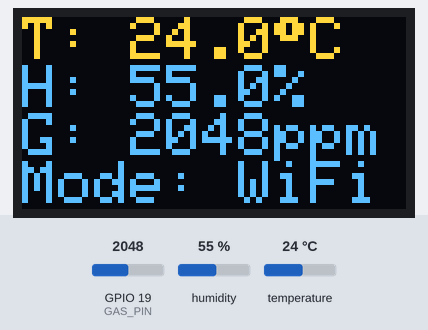
This sketch was run on a simulated ESP32. On the bench: 128×64 one-colour display. Inputs (shaded band) come from the test bench; at power-on: humidity 55 %, GPIO 19 (GAS_PIN) = 2048, temperature 24 °C. The OLED is the two-colour kind (top 16 rows yellow); WiFi joins after 1.5 s; servers stay silent unless stated; uploads are accepted with an empty reply; what the sketch prints to the serial monitor is not drawn.

Above: at 3.7 s.
3.8 s: humidity set to 22 %
At 8.2 s:
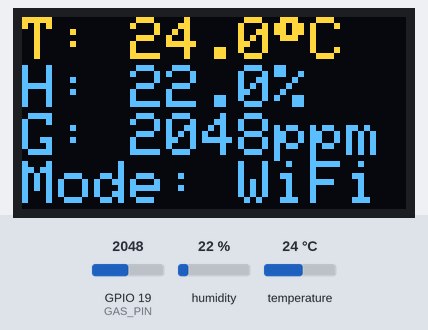
9.6 s: GPIO 19 (GAS_PIN) set to 2866
At 13.5 s:
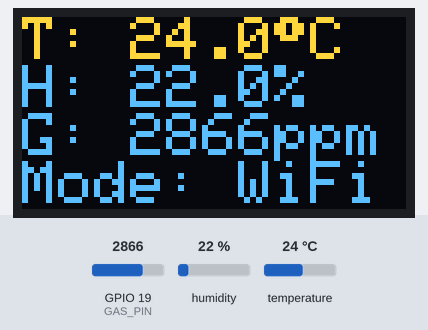
15.4 s: temperature set to 12 °C
At 18.8 s:
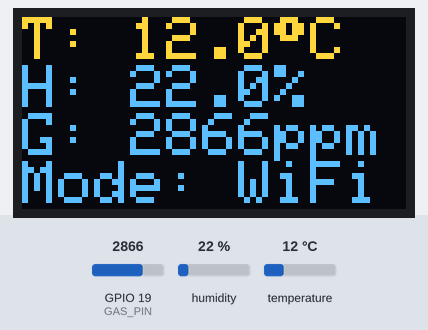
21.2 s: GPIO 19 (GAS_PIN) set to 3603
At 24.1 s:
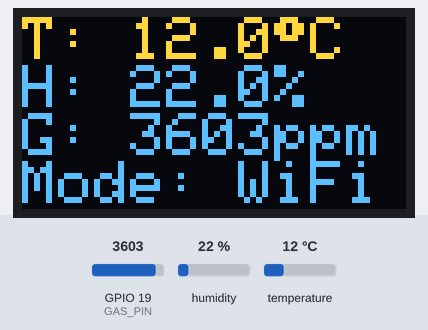
27.0 s: humidity set to 40 %
At 29.4 s:
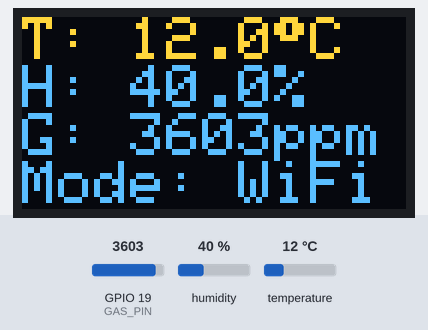
32.8 s: GPIO 19 (GAS_PIN) set to 4095
At 34.7 s:
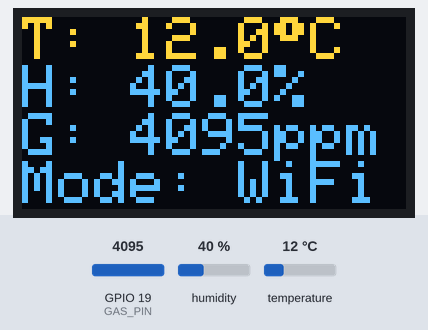
Timing chart, 0 to 36.2 s (numbered marks = the images above; inputs shaded):
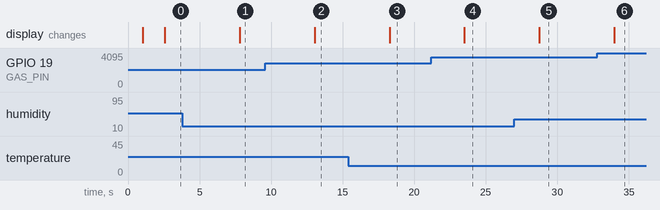

Measured:
- after the input at 3.8 s, the display: changes after 4.0 s (image 1)
- after the input at 9.6 s, the display: changes after 3.4 s (image 2)
- after the input at 15.4 s, the display: changes after 2.9 s (image 3)
- after the input at 21.2 s, the display: changes after 2.3 s (image 4)
- after the input at 27.0 s, the display: changes after 1.8 s (image 5)
- after the input at 32.8 s, the display: changes after 1.2 s (image 6)

The sketch:

project.ino
```cpp
#include <Wire.h>
#include <Adafruit_GFX.h>
#include <Adafruit_SSD1306.h>
#include <DHTesp.h>
#include <WiFi.h>
#include <HTTPClient.h>
#include <BLEDevice.h>
#include <BLEServer.h>
#include <BLEUtils.h>
#include <BLE2902.h>

// Configuration
#define SCREEN_WIDTH 128
#define SCREEN_HEIGHT 64
#define OLED_ADDRESS 0x3C
#define DHT_PIN 21
#define GAS_PIN 19
#define SDA_PIN 23
#define SCL_PIN 22

// BLE UUIDs
#define SERVICE_UUID "4fafc201-1fb5-459e-8fcc-c5c9c331914b"
#define CHARACTERISTIC_UUID "beb5483e-36e1-4688-b7f5-ea07361b26a8"

// WiFi credentials
const char *ssid = "Dennis";
const char *password = "875462319";
const char *serverUrl = "https://7fb257d5c410-1468329044895344350.ngrok-free.app/api/sensor-readings/";

// Global State
BLECharacteristic *pCharacteristic;
bool bleActive = false;
TwoWire myWire = TwoWire(0);
Adafruit_SSD1306 display(SCREEN_WIDTH, SCREEN_HEIGHT, &myWire, -1);
DHTesp dht;
float temperature = 0.0;
float humidity = 0.0;
int gasValue = 0;

// Function Prototypes
void initDisplay();
void initWiFi();
void initBLE();
void stopBLE();
void readSensors();
void updateDisplay();
void sendData();

// Setup
void setup() {
  Serial.begin(115200);
  delay(1000);
  myWire.begin(SDA_PIN, SCL_PIN);
  initDisplay();
  dht.setup(DHT_PIN, DHTesp::DHT11);
  initWiFi();
  if (WiFi.status() != WL_CONNECTED) {
    initBLE();
  }
}

// Loop
void loop() {
  bool wifiConnected = WiFi.status() == WL_CONNECTED;
  readSensors();
  updateDisplay();
  if (wifiConnected && bleActive) {
    Serial.println("WiFi restored. Stopping BLE...");
    stopBLE();
    delay(200);
  }
  if (!wifiConnected && !bleActive) {
    Serial.println("WiFi lost. Starting BLE...");
    initBLE();
    delay(200);
  }
  sendData();
  delay(5000);
}

// Initialization
void initDisplay() {
  if (!display.begin(SSD1306_SWITCHCAPVCC, OLED_ADDRESS)) {
    Serial.println("SSD1306 failed");
    while (true)
      ;
  }
  display.clearDisplay();
  display.setTextSize(2);
  display.setTextColor(SSD1306_WHITE);
}

void initWiFi() {
  WiFi.begin(ssid, password);
  Serial.print("Connecting to WiFi");
  for (int attempts = 0; attempts < 20 && WiFi.status() != WL_CONNECTED; attempts++) {
    delay(500);
    Serial.print(".");
  }
  if (WiFi.status() == WL_CONNECTED) {
    Serial.println(" Connected!");
    Serial.print("IP: ");
    Serial.println(WiFi.localIP());
  } else {
    Serial.println(" Failed to connect.");
  }
}

void initBLE() {
  BLEDevice::init("ESP32SensorBLE");
  BLEServer *server = BLEDevice::createServer();
  BLEService *service = server->createService(SERVICE_UUID);
  pCharacteristic = service->createCharacteristic(
    CHARACTERISTIC_UUID,
    BLECharacteristic::PROPERTY_READ | BLECharacteristic::PROPERTY_NOTIFY);
  pCharacteristic->addDescriptor(new BLE2902());
  service->start();
  BLEAdvertising *advertising = BLEDevice::getAdvertising();
  advertising->addServiceUUID(SERVICE_UUID);
  advertising->start();
  bleActive = true;
  Serial.println("BLE advertising started");
}

void stopBLE() {
  BLEDevice::deinit(true);
  bleActive = false;
  Serial.println("BLE stopped");
}

// Sensor Handling
void readSensors() {
  TempAndHumidity data = dht.getTempAndHumidity();
  if (!isnan(data.temperature))
    temperature = data.temperature;
  if (!isnan(data.humidity))
    humidity = data.humidity;
  gasValue = analogRead(GAS_PIN);
}

void updateDisplay() {
  display.clearDisplay();
  display.setCursor(0, 0);
  display.printf("T: %.1f%cC\n", temperature, (char)247);
  display.printf("H: %.1f%%\n", humidity);
  display.printf("G: %dppm\n", gasValue);
  display.printf("Mode: %s\n", WiFi.status() == WL_CONNECTED ? "WiFi" : "BLE");
  display.display();
}

void sendData() {
  String jsonData = "{";
  jsonData += "\"temperature\": " + String(temperature, 1) + ",";
  jsonData += "\"humidity\": " + String(humidity, 1) + ",";
  jsonData += "\"gas_value\": " + String(gasValue);
  jsonData += "}";

  if (WiFi.status() == WL_CONNECTED) {
    HTTPClient http;
    http.begin(serverUrl);
    http.addHeader("Content-Type", "application/json");
    int code = http.POST(jsonData);
    if (code > 0) {
      Serial.printf("POST OK: %d\n", code);
    } else {
      Serial.printf("POST failed: %s\n", http.errorToString(code).c_str());
    }
    http.end();
  } else {
    Serial.println("WiFi not connected. Sending via BLE...");
    if (pCharacteristic) {
      pCharacteristic->setValue(jsonData.c_str());
      pCharacteristic->notify();
    }
  }
}
```
